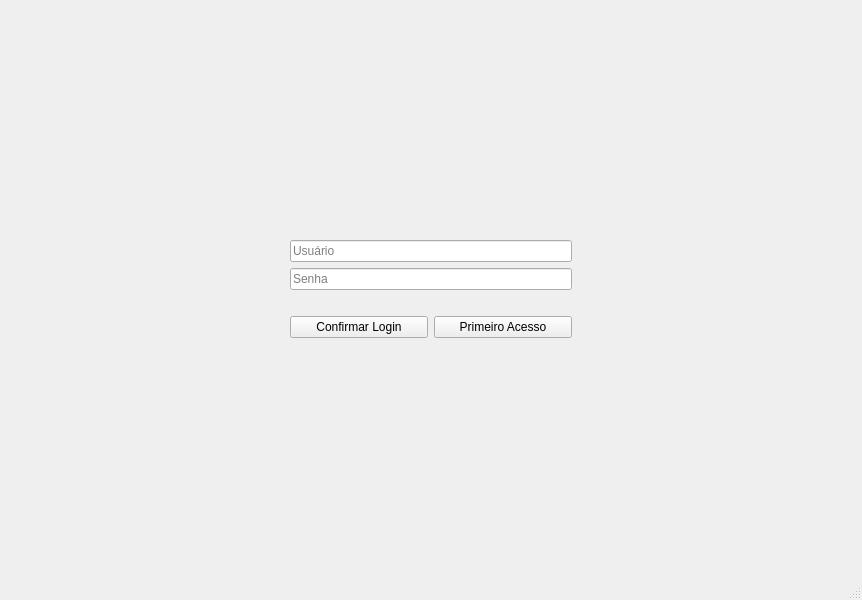
<?xml version="1.0" encoding="UTF-8"?>
<ui version="4.0">
 <class>MainWindow</class>
 <widget class="QMainWindow" name="MainWindow">
  <property name="geometry">
   <rect>
    <x>0</x>
    <y>0</y>
    <width>862</width>
    <height>600</height>
   </rect>
  </property>
  <property name="windowTitle">
   <string>MainWindow</string>
  </property>
  <property name="styleSheet">
   <string notr="true"/>
  </property>
  <widget class="QWidget" name="centralwidget">
   <property name="styleSheet">
    <string notr="true"/>
   </property>
   <layout class="QGridLayout" name="gridLayout">
    <item row="1" column="0">
     <layout class="QVBoxLayout" name="verticalLayout">
      <item>
       <spacer name="verticalSpacer">
        <property name="orientation">
         <enum>Qt::Orientation::Vertical</enum>
        </property>
        <property name="sizeHint" stdset="0">
         <size>
          <width>20</width>
          <height>40</height>
         </size>
        </property>
       </spacer>
      </item>
      <item>
       <layout class="QHBoxLayout" name="horizontalLayout_3">
        <item>
         <spacer name="horizontalSpacer">
          <property name="orientation">
           <enum>Qt::Orientation::Horizontal</enum>
          </property>
          <property name="sizeHint" stdset="0">
           <size>
            <width>40</width>
            <height>20</height>
           </size>
          </property>
         </spacer>
        </item>
        <item>
         <layout class="QVBoxLayout" name="verticalLayout_2">
          <item>
           <widget class="QLineEdit" name="txt_usuario">
            <property name="text">
             <string/>
            </property>
            <property name="placeholderText">
             <string>Usuário</string>
            </property>
           </widget>
          </item>
          <item>
           <widget class="QLineEdit" name="txt_senha">
            <property name="text">
             <string/>
            </property>
            <property name="echoMode">
             <enum>QLineEdit::EchoMode::Password</enum>
            </property>
            <property name="placeholderText">
             <string>Senha</string>
            </property>
           </widget>
          </item>
          <item>
           <widget class="QLabel" name="txt_erro">
            <property name="text">
             <string/>
            </property>
           </widget>
          </item>
          <item>
           <layout class="QHBoxLayout" name="horizontalLayout_2">
            <item>
             <widget class="QPushButton" name="pushButton_2">
              <property name="text">
               <string>Confirmar Login</string>
              </property>
             </widget>
            </item>
            <item>
             <widget class="QPushButton" name="pushButton">
              <property name="text">
               <string>Primeiro Acesso</string>
              </property>
             </widget>
            </item>
           </layout>
          </item>
         </layout>
        </item>
        <item>
         <spacer name="horizontalSpacer_2">
          <property name="orientation">
           <enum>Qt::Orientation::Horizontal</enum>
          </property>
          <property name="sizeHint" stdset="0">
           <size>
            <width>40</width>
            <height>20</height>
           </size>
          </property>
         </spacer>
        </item>
       </layout>
      </item>
      <item>
       <spacer name="verticalSpacer_2">
        <property name="orientation">
         <enum>Qt::Orientation::Vertical</enum>
        </property>
        <property name="sizeHint" stdset="0">
         <size>
          <width>20</width>
          <height>40</height>
         </size>
        </property>
       </spacer>
      </item>
     </layout>
    </item>
   </layout>
  </widget>
  <widget class="QMenuBar" name="menubar">
   <property name="geometry">
    <rect>
     <x>0</x>
     <y>0</y>
     <width>862</width>
     <height>25</height>
    </rect>
   </property>
  </widget>
  <widget class="QStatusBar" name="statusbar"/>
 </widget>
 <resources/>
 <connections/>
</ui>
